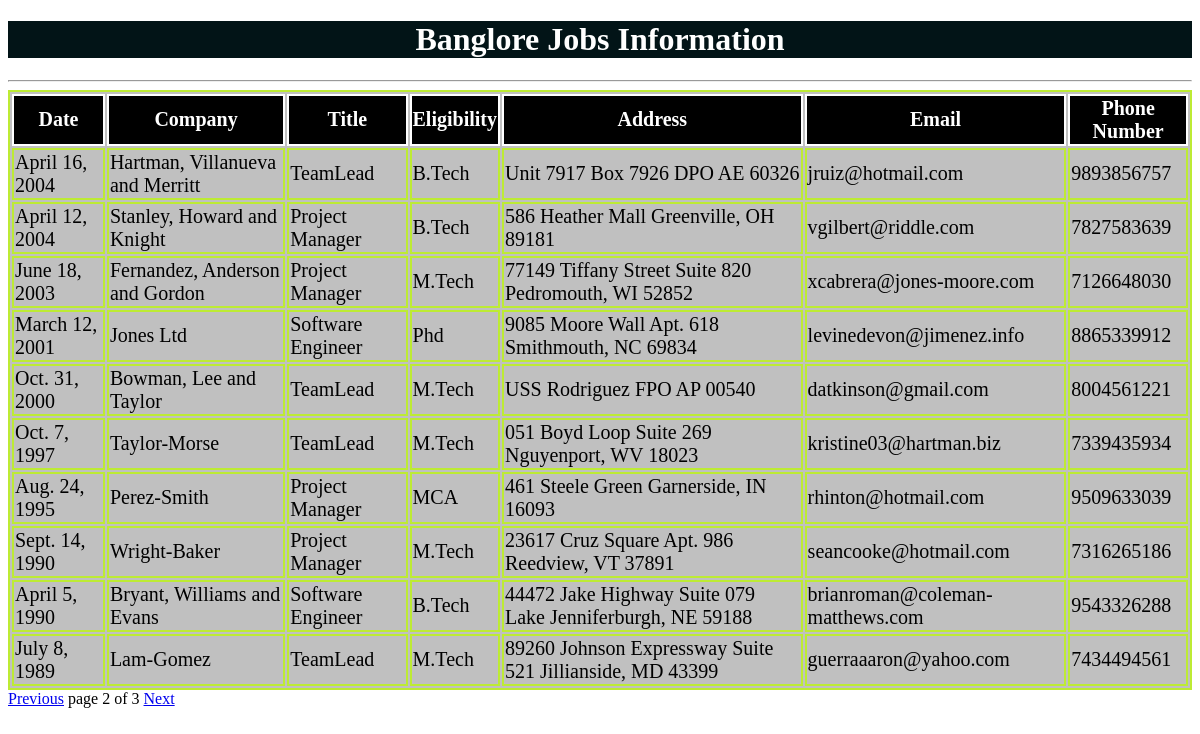
The app's page /blorejobs/?page=2 with its own data.
### testapp/models.py (models this page shows)
class blorejobs(models.Model):
    date=models.DateField();
    company=models.CharField(max_length=100);
    title=models.CharField(max_length=100);
    eligibility=models.CharField(max_length=100);
    address=models.CharField(max_length=100);
    email=models.EmailField();
    phonenumber=models.IntegerField()

### testapp/views.py (the view)
# urls.py: url(r'^blorejobs/', views.blorejobs1),
def blorejobs1(request):
    job_list=blorejobs.objects.order_by('-date')
    paginator=Paginator(job_list,10)
    page_number=request.GET.get('page')
    try:
        job_list=paginator.page(page_number)
    except PageNotAnInteger:
        job_list=paginator.page(1)
    except EmptyPage:
        job_list=paginator.page(paginator.num_pages)
    return render(request,'testapp/blorejobs.html',{'job_list':job_list})

### templates/testapp/blorejobs.html (shortened to what this page needs)
<!DOCTYPE html>
{%load staticfiles%}
<html lang="en" dir="ltr">
  <head>
    <link rel="stylesheet" href="{% static "css/project.css" %}">
  </head>
  <body>
    <h1>Banglore Jobs Information</h1>
      <hr>
      {% if job_list %}
      <table id='tab'>
        <thead>
          <th>Date</th>
          <th>Company</th>
          <th>Title</th>
          <th>Eligibility</th>
          <th>Address</th>
          <th>Email</th>
          <th>Phone Number</th>
        </thead>
        {%for job in job_list %}
        <tr>
          <td>{{job.date}}</td>
          <td>{{job.company}}</td>
          <td>{{job.title}}</td>
          <td>{{job.eligibility}}</td>
          <td>{{job.address}}</td>
          <td>{{job.email}}</td>
          <td>{{job.phonenumber}}</td>
        </tr>
        {% endfor %}
      </table>
      {%include 'testapp/pagination.html' with page=job_list%}
      {%else %}
      <p>No Jobs Found in Banglore</p>
    {% endif %}
  </body>
</html>

### static/css/project.css (style rules this page uses)
body { background: url(https://encrypted-tbn0.gstatic.com/images?q=tbn%3AANd9GcTcSaHN7c_8ijCM9ECvznCpXuxa4NxEAfYLc5QVTbLNY7OKelGc) }
h1 { color:white; text-align: center; background:#021417; }
table,thead,th,tr,td { color:Black; border:2px solid #bdeb34; font-size: 20px; margin:auto; background:silver; }
thead,th { color:white; border:2px solid white; font-size: 20px; margin:auto; background:black; }

### records on screen
blorejobs: date "April 16, 2004", company "Hartman, Villanueva and Merritt", title "TeamLead", eligibility "B.Tech", address "Unit 7917 Box 7926 DPO AE 60326", email "jruiz@hotmail.com", phonenumber "9893856757"
blorejobs: date "April 12, 2004", company "Stanley, Howard and Knight", title "Project Manager", eligibility "B.Tech", address "586 Heather Mall Greenville, OH 89181", email "vgilbert@riddle.com", phonenumber "7827583639"
blorejobs: date "June 18, 2003", company "Fernandez, Anderson and Gordon", title "Project Manager", eligibility "M.Tech", address "77149 Tiffany Street Suite 820 Pedromouth, WI 52852", email "xcabrera@jones-moore.com", phonenumber "7126648030"
blorejobs: date "March 12, 2001", company "Jones Ltd", title "Software Engineer", eligibility "Phd", address "9085 Moore Wall Apt. 618 Smithmouth, NC 69834", email "levinedevon@jimenez.info", phonenumber "8865339912"
blorejobs: date "Oct. 31, 2000", company "Bowman, Lee and Taylor", title "TeamLead", eligibility "M.Tech", address "USS Rodriguez FPO AP 00540", email "datkinson@gmail.com", phonenumber "8004561221"
blorejobs: date "Oct. 7, 1997", company "Taylor-Morse", title "TeamLead", eligibility "M.Tech", address "051 Boyd Loop Suite 269 Nguyenport, WV 18023", email "kristine03@hartman.biz", phonenumber "7339435934"
blorejobs: date "Aug. 24, 1995", company "Perez-Smith", title "Project Manager", eligibility "MCA", address "461 Steele Green Garnerside, IN 16093", email "rhinton@hotmail.com", phonenumber "9509633039"
blorejobs: date "Sept. 14, 1990", company "Wright-Baker", title "Project Manager", eligibility "M.Tech", address "23617 Cruz Square Apt. 986 Reedview, VT 37891", email "seancooke@hotmail.com", phonenumber "7316265186"
blorejobs: date "April 5, 1990", company "Bryant, Williams and Evans", title "Software Engineer", eligibility "B.Tech", address "44472 Jake Highway Suite 079 Lake Jenniferburgh, NE 59188", email "brianroman@coleman-matthews.com", phonenumber "9543326288"
blorejobs: date "July 8, 1989", company "Lam-Gomez", title "TeamLead", eligibility "M.Tech", address "89260 Johnson Expressway Suite 521 Jillianside, MD 43399", email "guerraaaron@yahoo.com", phonenumber "7434494561"

### other values on screen
{{ page.number }} "2"
{{ page.paginator.num_pages }} "3"
